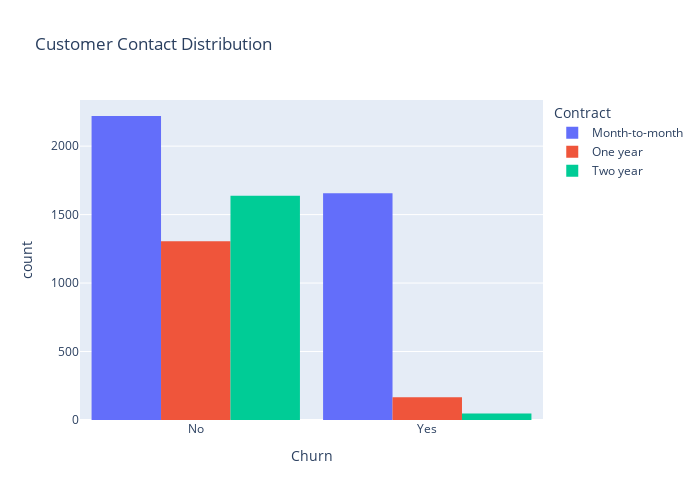

The notebook cell saved with this chart:
### Code cell
fig = px.histogram(data, x='Churn', color="Contract", barmode='group', title="Customer Contact Distribution")
fig.update_layout(width=700, height=500, bargap=0.1)
fig.show()

### Figure 1 — Plotly figure (JSON) as saved in the notebook; plotly's stock layout.template omitted (floating-point values rounded to 4 significant figures; data arrays with more than 128 entries replaced by an {"elided": "..."} marker saying what was removed)
{"data": [{"alignmentgroup": "True", "bingroup": "x", "hovertemplate": "Contract=Month-to-month<br>Churn=%{x}<br>count=%{y}<extra></extra>", "legendgroup": "Month-to-month", "marker": {"color": "#636efa", "pattern": {"shape": ""}}, "name": "Month-to-month", "offsetgroup": "Month-to-month", "orientation": "v", "showlegend": true, "type": "histogram", "x": {"elided": "3875 str values"}, "xaxis": "x", "yaxis": "y"}, {"alignmentgroup": "True", "bingroup": "x", "hovertemplate": "Contract=One year<br>Churn=%{x}<br>count=%{y}<extra></extra>", "legendgroup": "One year", "marker": {"color": "#EF553B", "pattern": {"shape": ""}}, "name": "One year", "offsetgroup": "One year", "orientation": "v", "showlegend": true, "type": "histogram", "x": {"elided": "1472 str values"}, "xaxis": "x", "yaxis": "y"}, {"alignmentgroup": "True", "bingroup": "x", "hovertemplate": "Contract=Two year<br>Churn=%{x}<br>count=%{y}<extra></extra>", "legendgroup": "Two year", "marker": {"color": "#00cc96", "pattern": {"shape": ""}}, "name": "Two year", "offsetgroup": "Two year", "orientation": "v", "showlegend": true, "type": "histogram", "x": {"elided": "1685 str values"}, "xaxis": "x", "yaxis": "y"}], "layout": {"bargap": 0.1, "barmode": "group", "height": 500, "legend": {"title": {"text": "Contract"}, "tracegroupgap": 0}, "title": {"text": "Customer Contact Distribution"}, "width": 700, "xaxis": {"anchor": "y", "domain": [0, 1], "title": {"text": "Churn"}}, "yaxis": {"anchor": "x", "domain": [0, 1], "title": {"text": "count"}}}}
